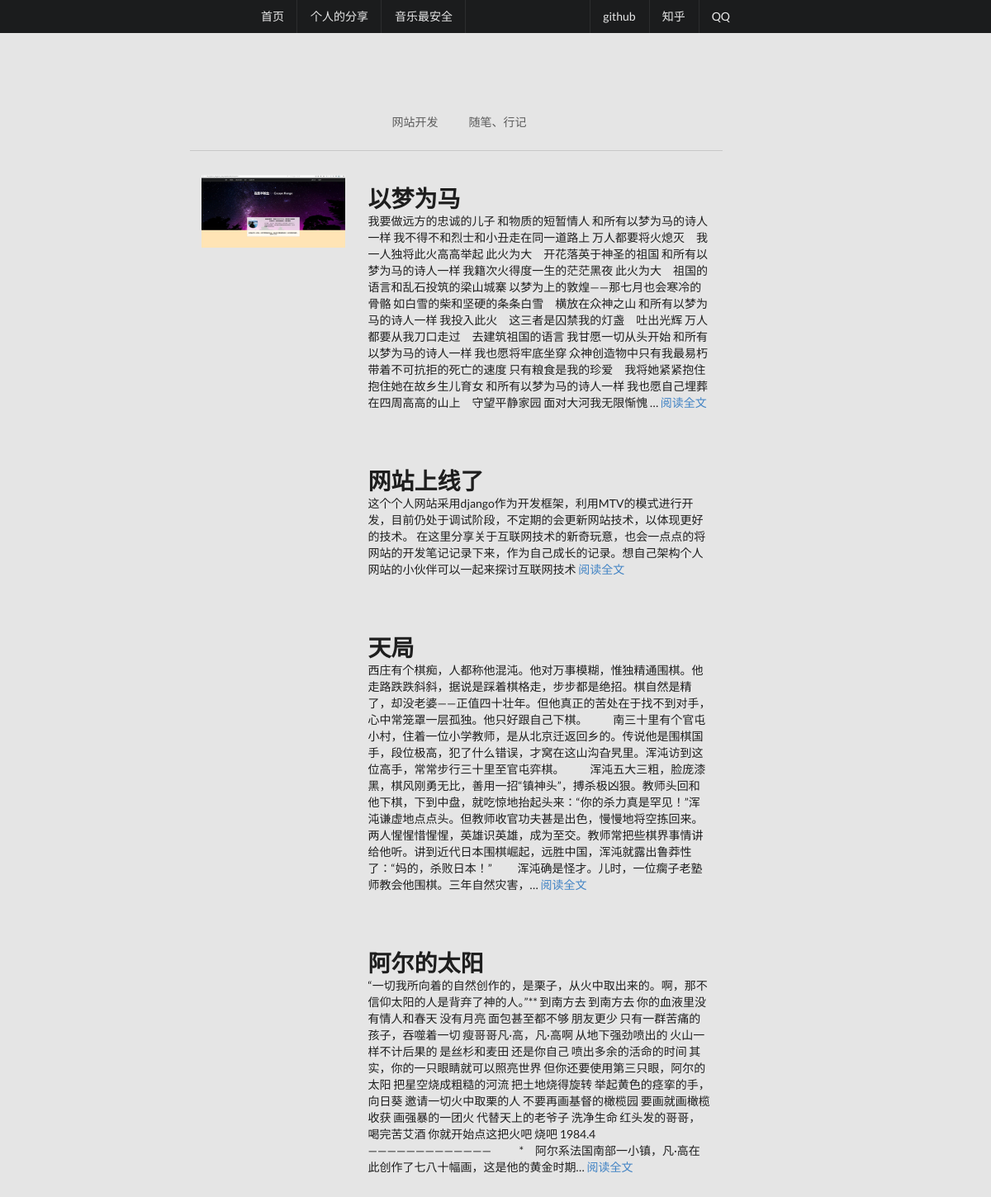
/index, run on the app's committed database.
### blogapp/models.py (models this page shows, shortened)
class Aritcle(models.Model):
    handline = models.CharField(null=True,blank=True,max_length=500)
    content = models.TextField(null=True,blank=True)
    hand_img = models.ImageField(upload_to="upload",null = False,blank=True)
    TAG_CHOICES = (
        ('网站开发','网站开发'),
        ('随笔、行记','随笔、行记'),
    )
    tag = models.CharField(null=True,blank=True,max_length=5,choices=TAG_CHOICES)

### blogapp/views.py (the view)
# urls.py: url(r'^index', index, name='index'),
def index(request):
    queryset = request.GET.get('tag')
    if queryset:
        article_list = Aritcle.objects.filter(tag=queryset)
    else:
        article_list = Aritcle.objects.all()
    context = {}
    context['article_list'] = article_list
    index_page = render(request,'index.html',context)
    return index_page

### blogapp/templates/index.html (shortened to what this page needs)
<!DOCTYPE html>
{% load staticfiles %}
<html lang="en">
    <head>
        <link href="{% static 'css/semantic.css' %}" rel="stylesheet">
        <link rel="stylesheet" type="" href="{% static 'css/cousom.css' %}">
    </head>
    <body style="background-color:#e5e5e5">
    <div class="ui fixed inverted menu">
        <a href="{% url 'first' %}" class="item">首页</a>
        <a href="{% url 'index' %}" class="item">个人的分享</a>
        <a href="" class="item">音乐最安全</a>
        <div class="right menu">
        <a href="https://github.com/RBtzw" class="item">github</a>
        <a href="https://www.zhihu.com/people/li-han-sheng-99/activities" class="item">知乎</a>
        <a href="tencent://message/?uin=309096436&Site=400301.com&Menu=yes" class="item">QQ</a>
        </div>
    </div>
    <div class="ui basic segment index">
         <div class="ui grid">
            <div class="ui three wide column">
            </div>
            <div class="ui ten wide column blog">
            <div class="ui container nav" style="width:200px">
                <div class="ui borderless text two item menu" ">
                    <a class="item" href="?tag=网站开发">
                        网站开发
                    </a>
                    <a class="item" href="?tag=随笔、行记">
                        随笔、行记
                    </a>
                </div>
            </div>
            <div class="ui divider"></div>
            {% for article in article_list %}
                <div class="ui basic segment">
                    <div class="ui grid">
                        <div class="ui five wide column pic">
                            <img class="ui Medium image" src="{{ article.hand_img }}" alt="">
                        </div>
                        <div class="ui eleven wide column">
                             <div class="ui container vertical segment">
                                     <a href="{% url 'detail' article.id %}">
                                        <h1 class="ui header">
                                            {{ article.handline }}
                                        </h1>
                                    </a>
                                     <p>
                                        {{ article.content|truncatechars_html:400 }}
                                        <a href="{% url 'detail' article.id %}">
                                            阅读全文
                                        </a>
                                     </p>
                             </div>
                        </div>
                    </div>
                </div>
            {% endfor %}
            </div>
            </div>
        </div>
    </body>
</html>

### blogapp/static/css/cousom.css (style rules this page uses)
.ui.fixed.inverted.menu { padding: 0px 300px 0px 300px; }
.ui.ten.wide.column.blog { padding: 100px 100px 5px 5px }

### data on the page
Aritcle: hand_img (picture), handline "以梦为马", content "我要做远方的忠诚的儿子 和物质的短暂情人 和所有以梦为马的诗人一样 我不得不和烈士和小丑走在同一道路上 万人都要将火熄灭 我一人独将此火高高举起 此火为大 开花落英于神圣的祖国 和所有以梦为马的诗人一样 我籍次火得度一生的茫茫黑夜 此火为大 祖国的语言和乱石投筑的梁山城寨 以梦为上的敦煌——那七月也会寒冷的骨骼 如白雪的柴和坚硬的条条白雪 横放在众神之山 和所有以梦为马的诗人一样 我投入此火 这三者是囚禁我的灯盏 吐出光辉 万人都要从我刀口走过 去建筑祖国的语言 我甘愿一切从头开始 和所有以梦为马的诗人一样 我也愿将牢底坐穿 众神创造物中只有我最易朽 带着不可抗拒的死亡的速度 只有粮食是我的珍爱 我将她紧紧抱住 抱住她在故乡生儿育女 和所有以梦为马的诗人一样 我也愿自己埋葬在四周高高的山上 守望平静家园 面对大河我无限惭愧 …"
Aritcle: handline "网站上线了", content "这个个人网站采用django作为开发框架，利用MTV的模式进行开发，目前仍处于调试阶段，不定期的会更新网站技术，以体现更好的技术。 在这里分享关于互联网技术的新奇玩意，也会一点点的将网站的开发笔记记录下来，作为自己成长的记录。想自己架构个人网站的小伙伴可以一起来探讨互联网技术"
Aritcle: handline "天局", content "西庄有个棋痴，人都称他混沌。他对万事模糊，惟独精通围棋。他走路跌跌斜斜，据说是踩着棋格走，步步都是绝招。棋自然是精了，却没老婆——正值四十壮年。但他真正的苦处在于找不到对手，心中常笼罩一层孤独。他只好跟自己下棋。 南三十里有个官屯小村，住着一位小学教师，是从北京迁返回乡的。传说他是围棋国手，段位极高，犯了什么错误，才窝在这山沟旮旯里。浑沌访到这位高手，常常步行三十里至官屯弈棋。 浑沌五大三粗，脸庞漆黑，棋风刚勇无比，善用一招“镇神头”，搏杀极凶狠。教师头回和他下棋，下到中盘，就吃惊地抬起头来：“你的杀力真是罕见！”浑沌谦虚地点点头。但教师收官功夫甚是出色，慢慢地将空拣回来。两人惺惺惜惺惺，英雄识英雄，成为至交。教师常把些棋界事情讲给他听。讲到近代日本围棋崛起，远胜中国，浑沌就露出鲁莽性了：“妈的，杀败日本！” 浑沌确是怪才。儿时，一位瘸子老塾师教会他围棋。三年自然灾害，…"
Aritcle: handline "阿尔的太阳", content "“一切我所向着的自然创作的，是栗子，从火中取出来的。啊，那不信仰太阳的人是背弃了神的人。”** 到南方去 到南方去 你的血液里没有情人和春天 没有月亮 面包甚至都不够 朋友更少 只有一群苦痛的孩子，吞噬着一切 瘦哥哥凡·高，凡·高啊 从地下强劲喷出的 火山一样不计后果的 是丝杉和麦田 还是你自己 喷出多余的活命的时间 其实，你的一只眼睛就可以照亮世界 但你还要使用第三只眼，阿尔的太阳 把星空烧成粗糙的河流 把土地烧得旋转 举起黄色的痉挛的手，向日葵 邀请一切火中取栗的人 不要再画基督的橄榄园 要画就画橄榄收获 画强暴的一团火 代替天上的老爷子 洗净生命 红头发的哥哥，喝完苦艾酒 你就开始点这把火吧 烧吧 1984.4 ————————————— * 阿尔系法国南部一小镇，凡·高在此创作了七八十幅画，这是他的黄金时期…"
